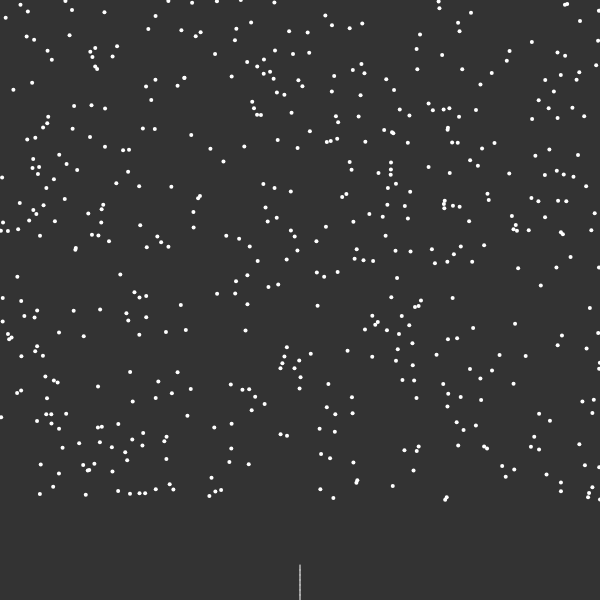
Frame 1 (no input)
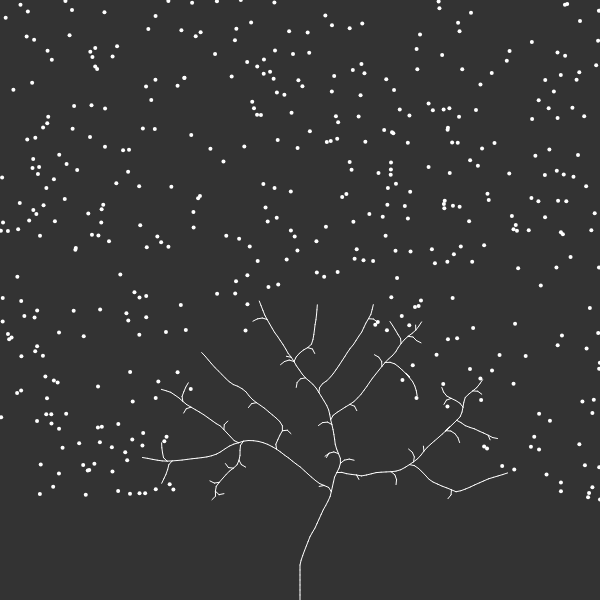
Frame 60 (no input)
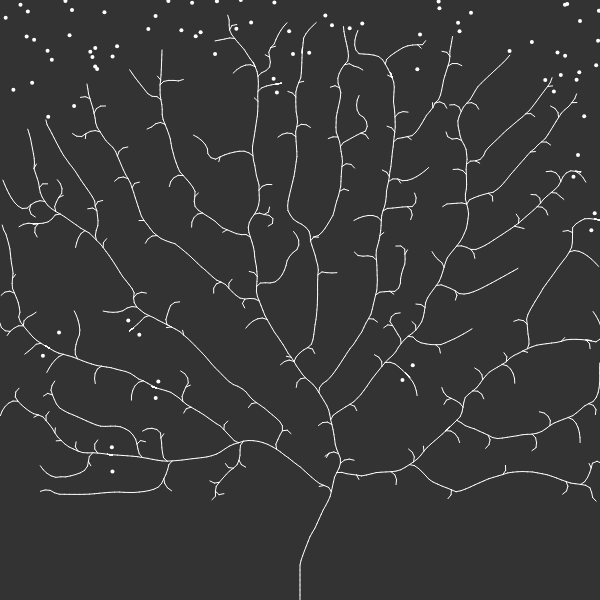
Frame 120 (the mouse pressed at the canvas centre since frame 60)

The p5.js sketch that drew these frames (run headless with seeded random() and noise() and a simulated clock; from frame 60 on, the mouse is pressed at the canvas centre):

// p5.js sketch
// ── sketch.js
// https://www.youtube.com/watch?v=kKT0v3qhIQY

var tree;
var max_dist = 75;
var min_dist = 5;

function setup() {
	createCanvas(600, 600);
	tree = new Tree();
}

function draw() {
	background(51);
	tree.show();
	tree.grow();
}
// ── branch.js
function Branch(parent, pos, dir) {
  this.parent = parent;
  this.pos = pos
  this.dir = dir;
  this.origDir = this.dir.copy();
  this.count = 0;
  this.len = 5;

  this.reset = function() {
    this.dir = this.origDir.copy();
    this.count = 0;
  }

  this.next = function() {
    this.dir.normalize();
    var nextDir = p5.Vector.mult(this.dir, this.len);
    var nextPos = p5.Vector.add(this.pos, nextDir);
    var nextBranch = new Branch(this, nextPos, this.dir.copy());
    return nextBranch;
  }

  this.show = function() {
    if (parent != null) {
      stroke(255);
      // console.log('draw branch ', this.pos, ' - parent: ', this.parent.pos)
      line(this.pos.x, this.pos.y, this.parent.pos.x, this.parent.pos.y)
    }
  }
}
// ── leaf.js
function Leaf() {
	this.pos = createVector(random(width), random(height-100))
	this.reached = false;

  this.show = function() {
		fill(255);
		noStroke();
    ellipse(this.pos.x, this.pos.y, 4, 4);
  }
}
// ── tree.js
function Tree() {
	this.leaves = [];
	this.branches = [];

	for (var i = 0; i < 500; i++) {
		this.leaves.push(new Leaf());
	}

	var pos = createVector(width/2, height);
	var dir = createVector(0, -1);
	var root = new Branch(null, pos, dir)

	this.branches.push(root);

	var current = root;
	var found = false;

	while (!found) {
		for (var i = 0; i < this.leaves.length; i++) {
			var d = p5.Vector.dist(current.pos, this.leaves[i].pos);
			if (d < max_dist) {
				console.log('close leaf found')
				found = true;
			}
		}

		console.log('no close leaves found')
		if (!found) {
			var branch = current.next();
			current = branch;
			this.branches.push(current);
		}
	}

	// draw the tree
	this.show = function() {
		for (var i = 0; i < this.leaves.length; i++) {
			this.leaves[i].show();
		}

		// console.log(this.branches)
		for(var i = 0; i < this.branches.length; i++) {
			this.branches[i].show();
		}
	}

	this.grow = function() {
		
		// iterate thru each leaf
		for (var i = 0; i < this.leaves.length; i++) {
			var leaf = this.leaves[i];

			// figure out closest branch to leaf
			var closestBranch = null;
			// keep track of running record distance until you find min (closest)
			var record = max_dist;
			for (var j = 0; j < this.branches.length; j++) {
				var branch = this.branches[j];

				// DISTANCE BETWEEN LEAF AND BRANCH
				var d = p5.Vector.dist(leaf.pos, branch.pos)

				// closer than minimum 
				if (d < min_dist) {
					leaf.reached = true;
					closestBranch = null;
					break;
				} else if (d > max_dist) {

					// if first iteration or if new lower distance
				} else if (closestBranch == null || d < record) {
					closestBranch = branch;
					record = d;
				}
			}

				// close branch found
			if (closestBranch != null) {
				// pull the branch toward the leaf
				var newDir = p5.Vector.sub(leaf.pos, closestBranch.pos);
				newDir.normalize();
				closestBranch.dir.add(newDir)
				closestBranch.count++;
			}
		}

		// loop thru leaf array backwards
		// remove the ones that have achieved min_dist (reached)
		for (var i = this.leaves.length - 1; i >= 0; i--) {
			if (this.leaves[i].reached) {
				this.leaves.splice(i, 1);
			}
		}

		// loop thru branches 
		// figure out which branches were attracted to which leafs
		// (count greater than 0)
		for (var i = this.branches.length-1; i >= 0; i--) {
			var branch = this.branches[i];
			if (branch.count > 0) {
				branch.dir.div(branch.count);
				this.branches.push(branch.next());
				branch.reset();
			}	
		}
	}

}
